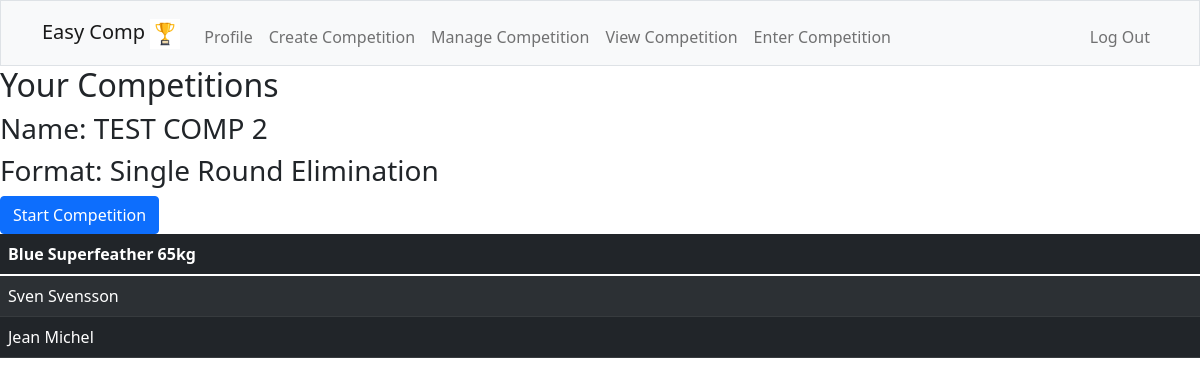
/manage (signed in), run on the app's committed database.
### tables this page shows
CREATE TABLE competitions (
    id INTEGER NOT NULL,
    name TEXT NOT NULL UNIQUE,
    format TEXT NOT NULL,
    organizer_id INTEGER NOT NULL,
    PRIMARY KEY(id),
    FOREIGN KEY(organizer_id) REFERENCES users(id)
);

CREATE TABLE divisions (
    id INTEGER NOT NULL,
    name TEXT NOT NULL,
    comp_id INTEGER NOT NULL,
    comp_name TEXT NOT NULL,
    PRIMARY KEY(id),
    FOREIGN KEY(comp_id) REFERENCES competitions(id)
    FOREIGN KEY(comp_name) REFERENCES competitions(name)
);

### app.py (the view)
@app.route("/manage", methods = ["GET"])
@login_required
def manage():
    divisions = {}
    divnames = []
    divids = []
    competitions = db.execute("SELECT DISTINCT name, format FROM competitions WHERE organizer_id = ?", session["user_id"])
    comprows = db.execute("SELECT DISTINCT id FROM competitions WHERE organizer_id = ?", session["user_id"])
    for i in range(len(comprows)):
        compid = comprows[0]["id"]
        rows = db.execute("SELECT DISTINCT id, name FROM divisions INNER JOIN competitors on competitors.division_id = divisions.id WHERE competition_id = ?", compid)
        for i in range(len(rows)):
            divname = rows[i]["name"]
            divnames.append(divname)
            divid = rows[i]["id"]
            divids.append(divid)
    for i in range(len(divids)):
        competitors = []
        divid = divids[i]
        divname = divnames[i]
        rows = db.execute("SELECT DISTINCT firstname, lastname FROM users INNER JOIN competitors on competitors.competitor_id = users.id WHERE division_id = ?", divid)
        for j in range(len(rows)):
            competitor = (rows[j]["firstname"] + " " + rows[j]["lastname"])
            competitors.append(competitor)
        divisions[divname] = competitors
    return render_template("manage-comp.html", divisions=divisions, competitions=competitions)

### app.py (called while the page is built)
@app.after_request
def after_request(response):
    response.headers["Cache-Control"] = "no-cache, no-store, must-revalidate"
    response.headers["Expires"] = 0
    response.headers["Pragma"] = "no-cache"
    return response

### helpers.py (called while the page is built)
def login_required(f):
    @wraps(f)
    def decorated_function(*args, **kwargs):
        if session.get("user_id") is None:
            return redirect("/login")
        return f(*args, **kwargs)
    return decorated_function

### templates/manage-comp.html (shortened to what this page needs)
{% extends "layout.html" %}
{% block main %}
<h2>Your Competitions</h2>
{% for dict_item in competitions %}
{% set competition = dict_item['name'] %}
    <h3>Name: {{ competition }}</h3>
    <h3>Format: {{ dict_item['format'] }} </h3>
<form action="/start/{{ competition }}" method="post">
    <button type="submit" class="btn btn-primary">Start Competition</button>
</form>
{% endfor %}
{% for division in divisions %}
<table class="table table-dark table-striped">
    <thead>
        <tr>
            <th>{{ division }}</th>
        </tr>
    </thead>
    <tbody>
        {% set list1 = divisions[division] %}
        {% for elem in list1 %}
        <tr>
            <td>{{ elem }}</td>
        </tr>
        {% endfor %}
    </tbody>
</table>
{% endfor %}
{% endblock %}

### data on the page
competitions: name "TEST COMP 2", format "Single Round Elimination"
divisions: name "Blue Superfeather 65kg", list1 "Sven Svensson" "Jean Michel"
